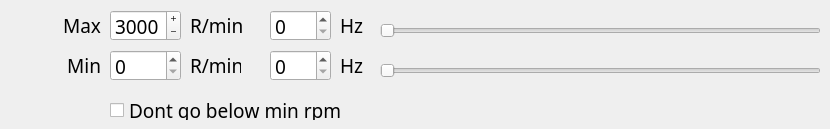
      <widget class="QWidget" name="page_pump_auto">
       <widget class="QLabel" name="label_55">
        <property name="geometry">
         <rect>
          <x>30</x>
          <y>10</y>
          <width>71</width>
          <height>31</height>
         </rect>
        </property>
        <property name="font">
         <font>
          <family>Noto Sans</family>
          <pointsize>14</pointsize>
          <kerning>false</kerning>
         </font>
        </property>
        <property name="text">
         <string>Max</string>
        </property>
        <property name="alignment">
         <set>Qt::AlignmentFlag::AlignRight|Qt::AlignmentFlag::AlignTrailing|Qt::AlignmentFlag::AlignVCenter</set>
        </property>
       </widget>
       <widget class="QSpinBox" name="spinBox_pump_auto_min">
        <property name="geometry">
         <rect>
          <x>110</x>
          <y>50</y>
          <width>71</width>
          <height>31</height>
         </rect>
        </property>
        <property name="font">
         <font>
          <family>Noto Sans</family>
          <pointsize>14</pointsize>
          <kerning>false</kerning>
         </font>
        </property>
        <property name="buttonSymbols">
         <enum>QAbstractSpinBox::ButtonSymbols::UpDownArrows</enum>
        </property>
        <property name="maximum">
         <number>6000</number>
        </property>
       </widget>
       <widget class="QSpinBox" name="spinBox_pump_auto_max_hz">
        <property name="geometry">
         <rect>
          <x>270</x>
          <y>10</y>
          <width>61</width>
          <height>31</height>
         </rect>
        </property>
        <property name="font">
         <font>
          <family>Noto Sans</family>
          <pointsize>14</pointsize>
          <kerning>false</kerning>
         </font>
        </property>
       </widget>
       <widget class="QSlider" name="horizontalSlider_pump_auto_min">
        <property name="geometry">
         <rect>
          <x>380</x>
          <y>60</y>
          <width>441</width>
          <height>21</height>
         </rect>
        </property>
        <property name="font">
         <font>
          <family>Noto Sans</family>
          <pointsize>14</pointsize>
          <kerning>false</kerning>
         </font>
        </property>
        <property name="orientation">
         <enum>Qt::Orientation::Horizontal</enum>
        </property>
       </widget>
       <widget class="QSpinBox" name="spinBox_pump_auto_max">
        <property name="geometry">
         <rect>
          <x>110</x>
          <y>10</y>
          <width>71</width>
          <height>31</height>
         </rect>
        </property>
        <property name="sizePolicy">
         <sizepolicy hsizetype="Fixed" vsizetype="Fixed">
          <horstretch>0</horstretch>
          <verstretch>0</verstretch>
         </sizepolicy>
        </property>
        <property name="font">
         <font>
          <family>Noto Sans</family>
          <pointsize>14</pointsize>
          <kerning>false</kerning>
         </font>
        </property>
        <property name="wrapping">
         <bool>false</bool>
        </property>
        <property name="buttonSymbols">
         <enum>QAbstractSpinBox::ButtonSymbols::PlusMinus</enum>
        </property>
        <property name="minimum">
         <number>0</number>
        </property>
        <property name="maximum">
         <number>6000</number>
        </property>
        <property name="value">
         <number>3000</number>
        </property>
       </widget>
       <widget class="QLabel" name="label_57">
        <property name="geometry">
         <rect>
          <x>340</x>
          <y>50</y>
          <width>31</width>
          <height>31</height>
         </rect>
        </property>
        <property name="font">
         <font>
          <family>Noto Sans</family>
          <pointsize>14</pointsize>
          <kerning>false</kerning>
         </font>
        </property>
        <property name="text">
         <string>Hz</string>
        </property>
       </widget>
       <widget class="QCheckBox" name="checkBox_pump_auto_no_below">
        <property name="geometry">
         <rect>
          <x>110</x>
          <y>100</y>
          <width>241</width>
          <height>20</height>
         </rect>
        </property>
        <property name="font">
         <font>
          <family>Noto Sans</family>
          <pointsize>14</pointsize>
          <kerning>false</kerning>
         </font>
        </property>
        <property name="text">
         <string>Dont go below min rpm</string>
        </property>
       </widget>
       <widget class="QLabel" name="label_58">
        <property name="geometry">
         <rect>
          <x>190</x>
          <y>10</y>
          <width>61</width>
          <height>31</height>
         </rect>
        </property>
        <property name="font">
         <font>
          <family>Noto Sans</family>
          <pointsize>14</pointsize>
          <kerning>false</kerning>
         </font>
        </property>
        <property name="text">
         <string>R/min</string>
        </property>
       </widget>
       <widget class="QSlider" name="horizontalSlider_pump_auto_max">
        <property name="geometry">
         <rect>
          <x>380</x>
          <y>20</y>
          <width>441</width>
          <height>21</height>
         </rect>
        </property>
        <property name="font">
         <font>
          <family>Noto Sans</family>
          <pointsize>14</pointsize>
          <kerning>false</kerning>
         </font>
        </property>
        <property name="orientation">
         <enum>Qt::Orientation::Horizontal</enum>
        </property>
       </widget>
       <widget class="QLabel" name="label_59">
        <property name="geometry">
         <rect>
          <x>10</x>
          <y>50</y>
          <width>91</width>
          <height>31</height>
         </rect>
        </property>
        <property name="font">
         <font>
          <family>Noto Sans</family>
          <pointsize>14</pointsize>
          <kerning>false</kerning>
         </font>
        </property>
        <property name="text">
         <string>Min</string>
        </property>
        <property name="alignment">
         <set>Qt::AlignmentFlag::AlignRight|Qt::AlignmentFlag::AlignTrailing|Qt::AlignmentFlag::AlignVCenter</set>
        </property>
       </widget>
       <widget class="QLabel" name="label_60">
        <property name="geometry">
         <rect>
          <x>340</x>
          <y>15</y>
          <width>31</width>
          <height>21</height>
         </rect>
        </property>
        <property name="font">
         <font>
          <family>Noto Sans</family>
          <pointsize>14</pointsize>
          <kerning>false</kerning>
         </font>
        </property>
        <property name="text">
         <string>Hz</string>
        </property>
       </widget>
       <widget class="QLabel" name="label_61">
        <property name="geometry">
         <rect>
          <x>190</x>
          <y>50</y>
          <width>51</width>
          <height>31</height>
         </rect>
        </property>
        <property name="font">
         <font>
          <family>Noto Sans</family>
          <pointsize>14</pointsize>
          <kerning>false</kerning>
         </font>
        </property>
        <property name="text">
         <string>R/min</string>
        </property>
       </widget>
       <widget class="QSpinBox" name="spinBox_pump_auto_min_hz">
        <property name="geometry">
         <rect>
          <x>270</x>
          <y>50</y>
          <width>61</width>
          <height>31</height>
         </rect>
        </property>
        <property name="font">
         <font>
          <family>Noto Sans</family>
          <pointsize>14</pointsize>
          <kerning>false</kerning>
         </font>
        </property>
       </widget>
      </widget>
